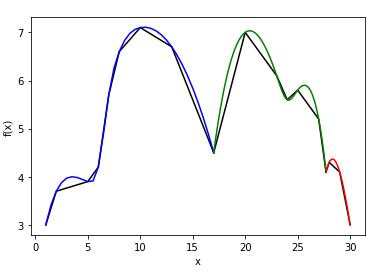

This figure's Python source:
#Brendan Lauterborn
#726004578
#Math 417 HW4

from scipy.interpolate import CubicSpline
from scipy.interpolate import lagrange
import matplotlib.pyplot as graph
import numpy as np

x=[1,2,5,6,7,8,10,13,17]
y=[3,3.7,3.9,4.2,5.7,6.6,7.1,6.7,4.5]
cs= CubicSpline(x,y)
xs = np.arange(1, 17.5,.5)
graph.plot(x,y,'k',label='data')
graph.plot(xs,cs(xs),'b',label='cubic spline 1')



x2=[17,20,23,24,25,27,27.7]
y2=[4.5,7,6.1,5.6,5.8,5.2,4.1]
cs2=CubicSpline(x2,y2)
xs2=np.arange(17,27.8,.1)
graph.plot(x2,y2,'k',)
graph.plot(xs2,cs2(xs2),'g',label='cubic spline 2')

x3=[27.7,28,29,30]
y3=[4.1,4.3,4.1,3]
cs3=CubicSpline(x3,y3)
xs3=np.arange(27.7,30,.1)
graph.plot(x3,y3,'k',)
graph.plot(xs3,cs3(xs3),'r',label='cubic spline 3')

graph.xlabel('x')
graph.ylabel('f(x)')

graph.figure(2)
graph.plot(x,y,'k',label='data')
xs4 = np.arange(1,14)
graph.plot(xs4,lg(xs4))
graph.plot(x2,y2,'k',label='data')
lg2= lagrange(x2,y2)
graph.plot(xs2,lg2(xs2))
graph.plot(x3,y3,'k',label='data')
lg3= lagrange(x3,y3)
graph.plot(xs3,lg3(xs3))
